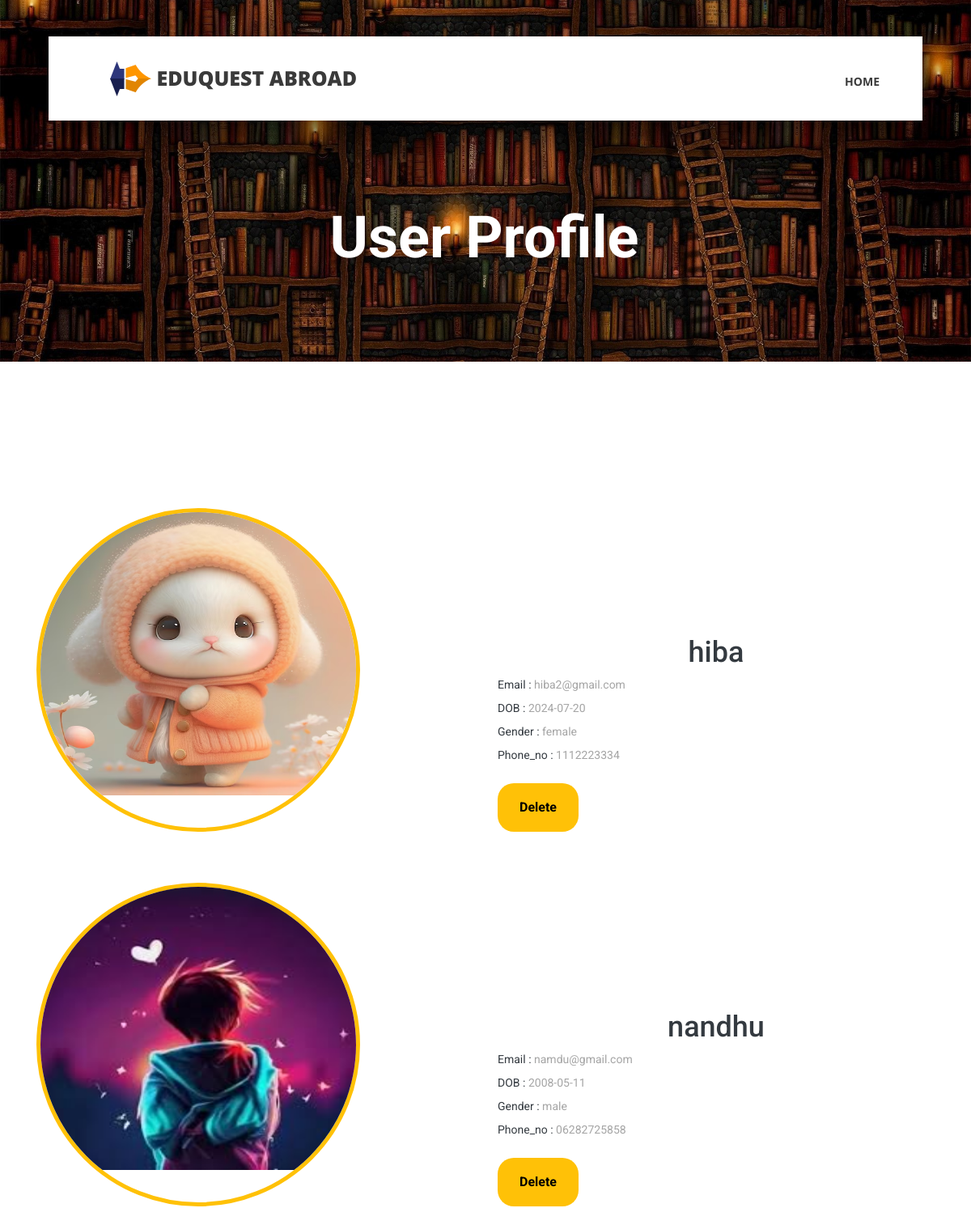
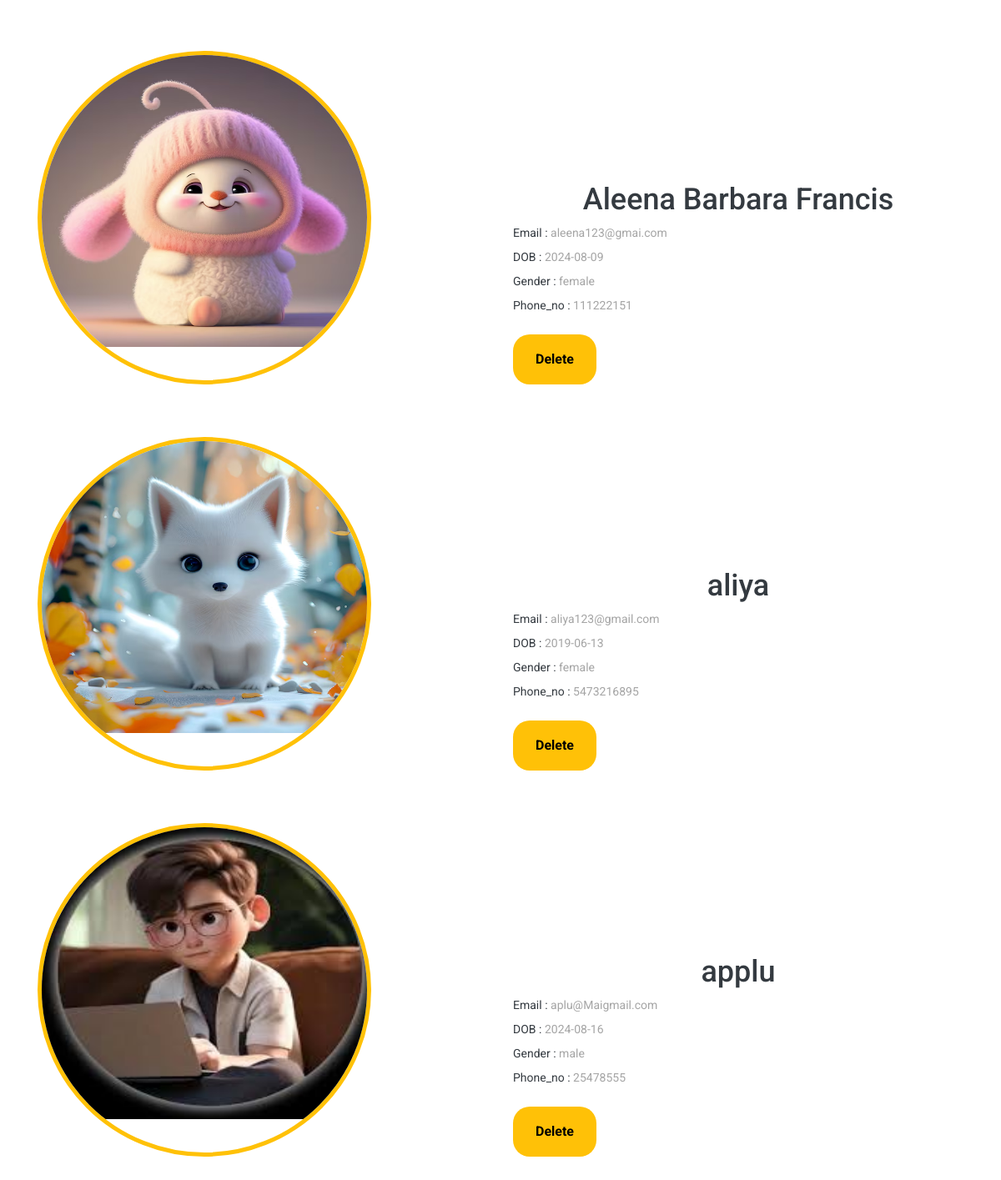
The app's page /ADMIN/userview.php with its own data (2 pictures, top to bottom).
### tables this page shows
CREATE TABLE IF NOT EXISTS `user_acc` (
  `user_id` int(100) NOT NULL AUTO_INCREMENT,
  `user_name` varchar(250) DEFAULT NULL,
  `image` varchar(200) DEFAULT NULL,
  `email` varchar(200) DEFAULT NULL,
  `DOB` date DEFAULT NULL,
  `gender` varchar(100) DEFAULT NULL,
  `Phone_no` varchar(200) DEFAULT NULL,
  `password` varchar(200) DEFAULT NULL,
  PRIMARY KEY (`user_id`)
);

### ADMIN/userview.php (the view, shortened to what this page needs)
<!DOCTYPE html>
<html lang="en">
<head>
<link rel="stylesheet" type="text/css" href="styles/bootstrap4/bootstrap.min.css">
<link href="plugins/fontawesome-free-5.0.1/css/fontawesome-all.css" rel="stylesheet" type="text/css">
<link rel="stylesheet" type="text/css" href="styles/contact_styles.css">
<link rel="stylesheet" type="text/css" href="styles/contact_responsive.css">
</head>
<body>
<div class="super_container">
	<header class="header d-flex flex-row">
		<div class="header_content d-flex flex-row align-items-center">
			<div class="logo_container">
				<div class="logo">
					<img src="images/logo.png" alt="">
					<span style="font-size:25px;">EduQuest Abroad</span>
				</div>
			</div>
			<nav class="main_nav_container">
				<div class="main_nav">
					<ul class="main_nav_list">
						<li class="main_nav_item"><a href="adminHome.php">HOME</a></li>
						</ul>
				</div>
			</nav>
		</div>
	</header>
	<div class="home">
		<div class="home_background_container prlx_parent">
			<div class="home_background prlx" style="background-image:url(../static/images/libhead1.jpg)"></div>
		</div>
		<div class="home_content" style="background-color:transparent;">
		<h1 style="font-weight:bold;">User Profile</h1>
		</div>
	</div>
	<div class="events page_section">
		<div class="container">
			<div class="row">
				<div class="col">
				</div>
			</div>
			<div class="event_items">
                <?php
                  include '../connection.php';
                  $qry="SELECT * FROM  user_acc ";
                  $qryout=mysqli_query($conn,$qry);
                  while($data=mysqli_fetch_array($qryout)){
                ?>
				<div class="row event_item">
					<div class="col">
						<div class="row d-flex flex-row align-items-end">
                            <div class="col-lg-6 order-lg-1 order-2"><br><br><br>
								<div class="event_image" style="border: 5px solid; border-color: #ffc107 #ffc107 #ffc107 #ffc107; height: 400px; width: 400px; border-radius: 50%; overflow: hidden;">
								<img src="../static/images/<?php echo $data['image'];?>" alt=""style="height:350px; width:400px;">
								</div>
							</div>
							<div class="col-lg-6 order-lg-2 order-3">
								<div class="event_content"><div style="align-content:center;">
									<div class="user_name"  style="text-align:center;"><h1 class="fs-1 text-dark"><?php echo $data['user_name'];?></h1></div>
									<div class=""><label for="email" class="fs-1 text-dark">Email :</label>
                                        <?php echo $data['email'];?></div>
                                    <div class=""><label for="DOB" class="fs-1 text-dark" >DOB :</label>
                                        <?php echo $data['DOB'];?></div>
                                    <div class=""><label for="gender" class="fs-1 text-dark">Gender :</label>
                                        <?php echo $data['gender'];?></div>
                                    <div class=""><label for="Phone_no" class="fs-1 text-dark">Phone_no :</label>
                                        <?php echo $data['Phone_no'];?></div>
									<button class="btn"><a class="lin" href="userconfirm.php?id=<?php echo $data['user_id'];?>">Delete</a></button>
								</div></div>
							</div>
						</div>
					</div>
				</div>
                <?php
                  }
                ?>
			</div>
		</div>
	</div>
</body>
</html>

### ADMIN/styles/contact_styles.css (style rules this page uses)
* { margin: 0; padding: 0; -webkit-font-smoothing: antialiased; -webkit-text-shadow: rgba(0,0,0,.01) 0 0 1px; text-shadow: rgba(0,0,0,.01) 0 0 1px; }
body { font-family: 'Roboto', sans-serif; font-size: 14px; font-weight: 400; background: #FFFFFF; color: #a5a5a5; }
div { display: block; position: relative; -webkit-box-sizing: border-box; -moz-box-sizing: border-box; box-sizing: border-box; }
ul { list-style: none; margin-bottom: 0px; }
a, a:hover, a:visited, a:active, a:link { text-decoration: none; -webkit-font-smoothing: antialiased; -webkit-text-shadow: rgba(0,0,0,.01) 0 0 1px; text-shadow: rgba(0,0,0,.01) 0 0 1px; }
h1 { font-size: 36px; }
h1, h2, h3, h4, h5, h6 { font-family: 'Roboto', sans-serif; -webkit-font-smoothing: antialiased; -webkit-text-shadow: rgba(0,0,0,.01) 0 0 1px; text-shadow: rgba(0,0,0,.01) 0 0 1px; }
.super_container { width: 100%; overflow: hidden; }
.prlx_parent { overflow: hidden; }
.prlx { height: 130% !important; }
.header { position: fixed; top: 45px; left: 50%; -webkit-transform: translateX(-50%); -moz-transform: translateX(-50%); -ms-transform: translateX(-50%); -o-transform: translateX(-50%); transform: translateX(-50%); width: 1318px; height: 104px; background: #FFFFFF; z-index: 10; -webkit-transition: all 200ms ease; -moz-transition: all 200ms ease; -ms-transition: all 200ms ease; -o-transition: all 200ms ease; transition: all 200ms ease; }
.header_content { width: calc(100% - 279px); height: 100%; }
.header_content::before { display: block; position: absolute; top: 0; left: 0; width: 100%; height: 100%; content: ''; box-shadow: 0px 20px 49px rgba(0,0,0,0.67); z-index: -1; }
.logo_container { display: inline-block; padding-left: 76px; }
.logo span { font-family: 'Open Sans', sans-serif; font-size: 30px; font-weight: 900; color: #3a3a3a; vertical-align: middle; text-transform: uppercase; margin-left: 3px; }
.main_nav_container { display: inline-block; margin-left: auto; padding-right: 93px; }
.main_nav { margin-top: 7px; }
.main_nav_item { display: inline-block; margin-right: 40px; }
.main_nav_item:last-child { margin-right: 0px; }
.main_nav_item a { font-family: 'Open Sans', sans-serif; font-size: 14px; text-transform: uppercase; font-weight: 700; color: #3a3a3a; -webkit-transition: all 200ms ease; -moz-transition: all 200ms ease; -ms-transition: all 200ms ease; -o-transition: all 200ms ease; transition: all 200ms ease; }
.home { width: 100%; height: 447px; }
.home_background_container { position: absolute; top: 0; left: 0; width: 100%; height: 100%; }
.home_background { width: 100%; height: 100%; background-repeat: no-repeat; background-size: cover; background-position: center center; }
.home_content { position: absolute; left: 50%; bottom: 109px; -webkit-transform: translateX(-50%); -moz-transform: translateX(-50%); -ms-transform: translateX(-50%); -o-transform: translateX(-50%); transform: translateX(-50%); background: #ffb606; padding-top: 24px; padding-bottom: 18px; padding-left: 39px; padding-right: 42px; }
.home_content h1 { font-size: 72px; font-weight: 400; color: #FFFFFF; line-height: 0.5; white-space: nowrap; }
.page_section { padding-top: 117px; padding-bottom: 117px; }

### ADMIN/styles/contact_responsive.css (style rules this page uses)
@media only screen and (max-width: 1380px) { .header { width: 1200px; } }
@media only screen and (max-width: 1380px) { .header_content { width: calc(100% - 219px); } }
@media only screen and (max-width: 1380px) { .main_nav_container { padding-right: 63px; } }
@media only screen and (max-width: 1280px) { .header { width: 90%; } }
@media only screen and (max-width: 1280px) { .header_content { width: 100%; } }
@media only screen and (max-width: 1280px) { .main_nav_container { padding-right: 53px; } }

### ADMIN/userview.php (style rules this page uses)
.btn { border-radius:20px; background-color:#ffc107; height:60px; width: 100px; font-weight:bold; }
.lin { color:black; }

### records on screen
user_acc: image (picture), user_name "hiba", email "hiba2@gmail.com", DOB "2024-07-20", gender "female", Phone_no "1112223334"
user_acc: image (picture), user_name "nandhu", email "namdu@gmail.com", DOB "2008-05-11", gender "male", Phone_no "06282725858"
user_acc: image (placeholder picture), user_name "Aleena Barbara Francis", email "aleena123@gmai.com", DOB "2024-08-09", gender "female", Phone_no "111222151"
user_acc: image (picture), user_name "aliya", email "aliya123@gmail.com", DOB "2019-06-13", gender "female", Phone_no "5473216895"
user_acc: image (picture), user_name "applu", email "aplu@Maigmail.com", DOB "2024-08-16", gender "male", Phone_no "25478555"
